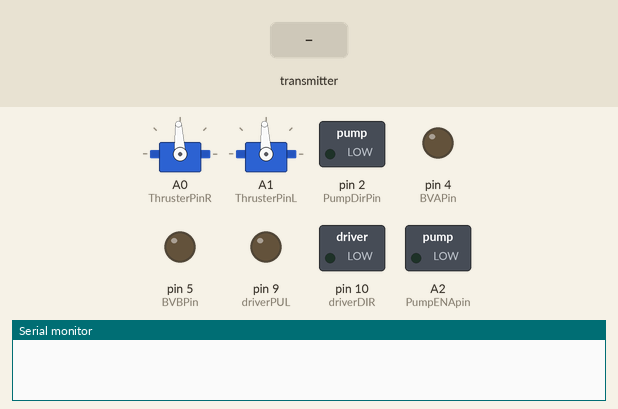
Recording of a sketch running on a simulated Arduino Uno, built with avr-gcc and run on an emulated ATmega328P. On the bench: 2 × servo, switched loads named in the sketch (green lamp = pin HIGH), output pins drawn as LEDs (lit = HIGH), the last lines printed to the serial monitor. The test bench sets the inputs (shaded band). No radio packets arrive unless stated.

Above: at 1.2 s.
1.3 s: the transmitter starts sending pwmVal_R = 0
At 2.3 s:
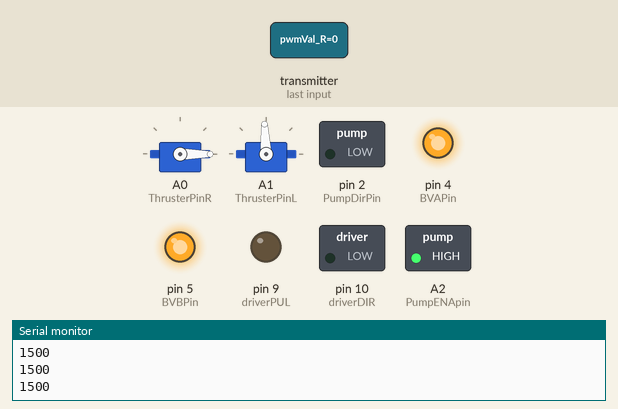
2.8 s: the transmitter starts sending PumpPWM = 0
At 3.4 s:
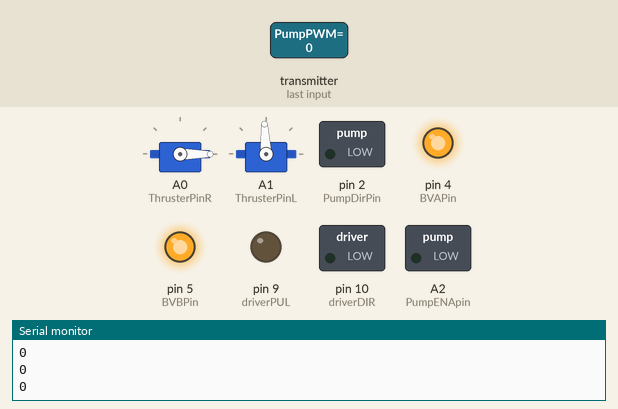
4.3 s: the transmitter starts sending pwmVal_L = 0
At 4.6 s:
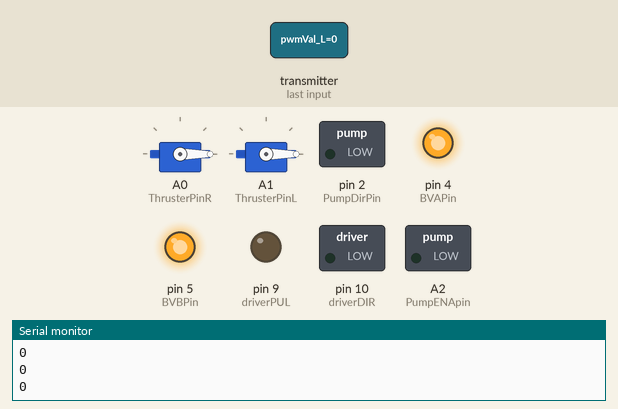
Timing chart, 0 to 7.3 s (numbered marks = the images above; inputs shaded):
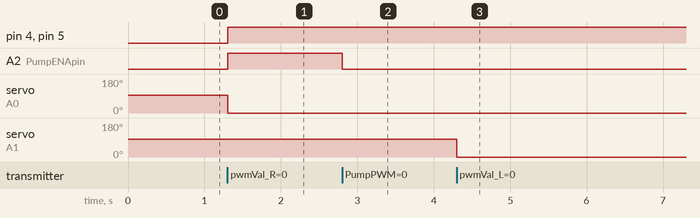

The sketch:

HydroSERV_system_code_RX_RevG_copy.ino
```cpp
//Arduino Wireless Communication
//Hydro_SERV system: ball valves, thrusters, pump, and stepper motor
//Receiver Code by Megan Smith 4/29/2025

//include necessary libraries
#include <SPI.h>
#include <nRF24L01.h>
#include <RF24.h>
#include <Servo.h>
#include <AccelStepper.h>
#include <Rotary.h> https://github.com/brianlow/Rotary.git

//declare RF pins, address, and variables
RF24 radio(7, 8); // CE, CSN
const byte address[6] = "HSERV";

//declare global variables
byte ThrusterPinR = A0; //THRUSTER -R //
byte ThrusterPinL = A1; //THRUSER-L //
int BVAPin = 4; //BALL VALVE A//
int BVBPin = 5; //BALL VALVE B//
#define PumpENApin  A2 //PUMP//
#define PumpDirPin  2 //PUMP//
#define driverPUL 9  // HOSE REEL// PUL- pin
#define driverDIR 10  // HOSE REEL// DIR- pin
//const float steps = 1671.54;  // Steps per encoder step. Adjust for amount of rotation. This equates to 0.5 ft
const float steps = 5484.04359;

struct data_pack
{
  int pwmVal_R = 1500; // THRUSTER-R //initialize pwm val
  int pwmVal_L = 1500; //THRUSTER -L //initialize pwm val
  boolean path_A = HIGH; //BALL VALVE 1 // set default path
  boolean path_B = HIGH; //BALL VALVE 2 // set default path
  byte PumpDir = LOW; //PUMP // set default direction
  int PumpPWM = 1500; //PUMP // set default speed
  int StepperDir = 1; //HOSE REEL// stepper motor direction
  int change = 0; //HOSE REEL // rotary encoder change
  int k = 0; //HOSE REEL// SW check for release
};

data_pack data;
Servo ThrusterR; // set up right thruster
Servo ThrusterL; //set up left thruster


//set up to run once
void setup() {

  //THRUSTER SET UP//
  ThrusterR.attach(ThrusterPinR); // attatch pin A0 to right thruster
  ThrusterL.attach(ThrusterPinL); //attach pin A1 to left thruster
  ThrusterR.writeMicroseconds(data.pwmVal_R); // write an output to the servo pin of 1500 microseconds. Initializes the speed controller
  ThrusterL.writeMicroseconds(data.pwmVal_L); // write an output to the servo pin of 1500 microseconds. Initializes the speed controller

  //BALL VALVE SET UP//
  pinMode(BVAPin,OUTPUT); //configures BVAPin to behave as an output
  pinMode(BVBPin, OUTPUT); //configures BVBPin to behave as an output

  //PUMP SET UP//
  pinMode(PumpENApin, OUTPUT);
  pinMode(PumpDirPin, OUTPUT);

  //HOSE REEL-STEPPER MOTOR SET UP//
  pinMode (driverPUL, OUTPUT);
  pinMode (driverDIR, OUTPUT);

  //SERIAL MONITOR & NRF TRANSCIEVER SET UP
  Serial.begin(9600); //sets baud of serial monitor
  radio.begin(); //initialize radio object
  radio.openReadingPipe(0, address); //listen to pipe 0 and set same address as transmitter
  radio.setPALevel(RF24_PA_MIN); // set to min since the modules are close to each other
   //radio.setPALevel(RF24_PA_MAX); //uncomment to set to max range
  radio.startListening(); //fxn as receiver
}

int hoseReel (int depthChange){
      while (depthChange > 0){ // move the stepper motor based on the changes in depth
        for (long i = 0; i < steps; i++) {
          digitalWrite(driverPUL, HIGH);
          delayMicroseconds(710);  // Adjust speed if needed
          digitalWrite(driverPUL, LOW);
          delayMicroseconds(710);
        }
      depthChange --;
    }
}

void loop() {
  if (radio.available()){  //checks if there is data to be received
    radio.read(&data, sizeof(data_pack)); //reads the incoming data

    //THRUSTER CONTROL//
    ThrusterR.writeMicroseconds(data.pwmVal_R); //write pwm signal to thruster R
    ThrusterL.writeMicroseconds(data.pwmVal_L); //write pwm signal to thruster L

    //BALL VALVE CONTROL//
    digitalWrite(BVAPin, data.path_A); //writes state/command of switch to the ball valve
    digitalWrite(BVBPin, data.path_B);

    //PUMP CONTROL//
    digitalWrite(PumpDirPin, data.PumpDir);
    analogWrite(PumpENApin, data.PumpPWM);
    Serial.println(data.PumpPWM);

    //HOSE REEL-STEPPER MOTOR CONTROL//
    if(data.k == 1){
      digitalWrite(driverDIR, data.StepperDir);  // Set motor direction from rotary encoder
      data.change = hoseReel(data.change);
    }
  }
}
```

Measured:
- after the input at 1.3 s, pin 4 (BVAPin), pin 5 (BVBPin), A2 (PumpENApin): LOW → HIGH at once; servo on A0 (ThrusterPinR): 93° → 0° at once
- after the input at 2.8 s, A2 (PumpENApin): HIGH → LOW at once
- after the input at 4.3 s, servo on A1 (ThrusterPinL): 93° → 0° at once
